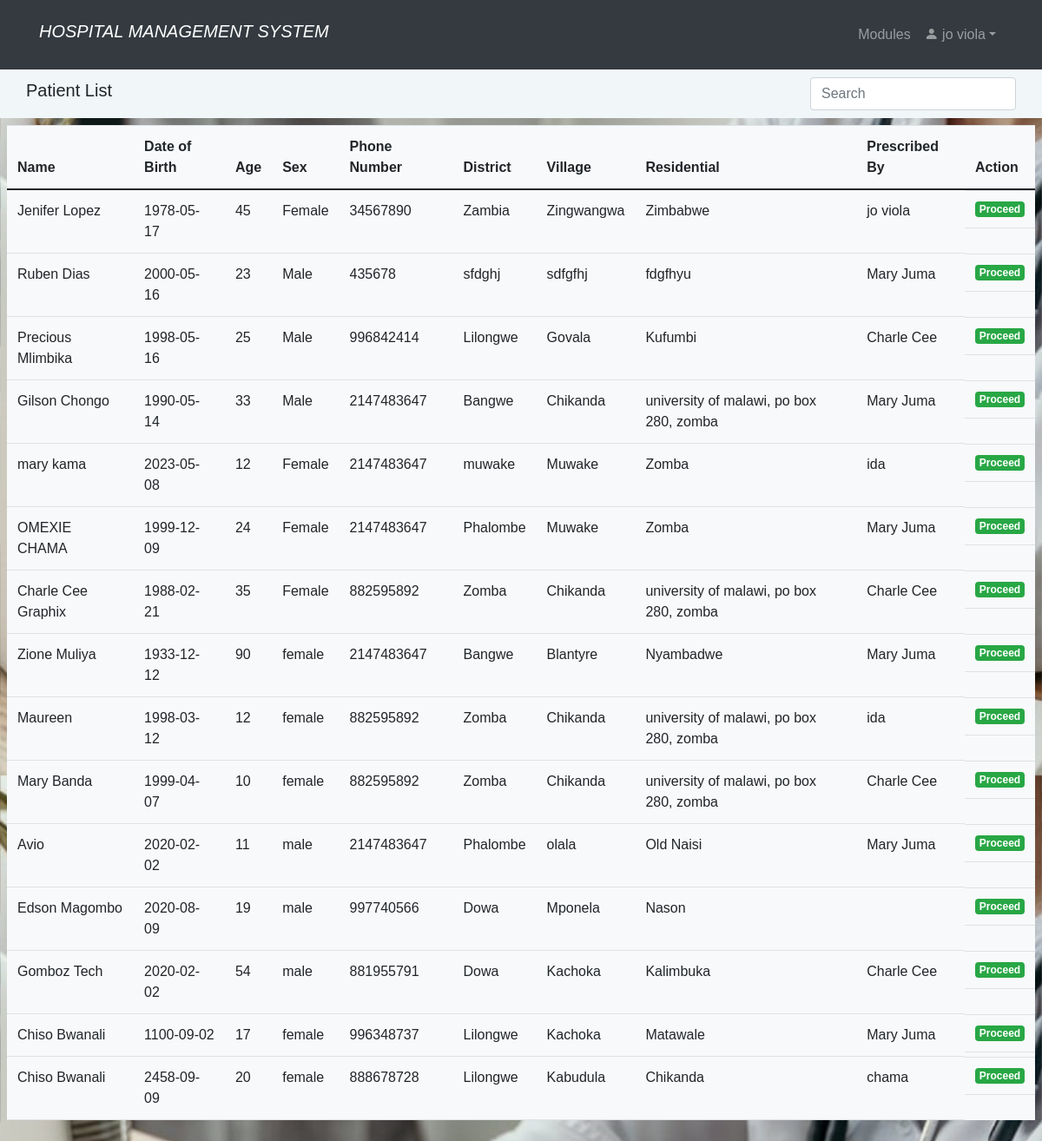
/consultant_list.php (signed in), run on an earlier commit of the app's database.
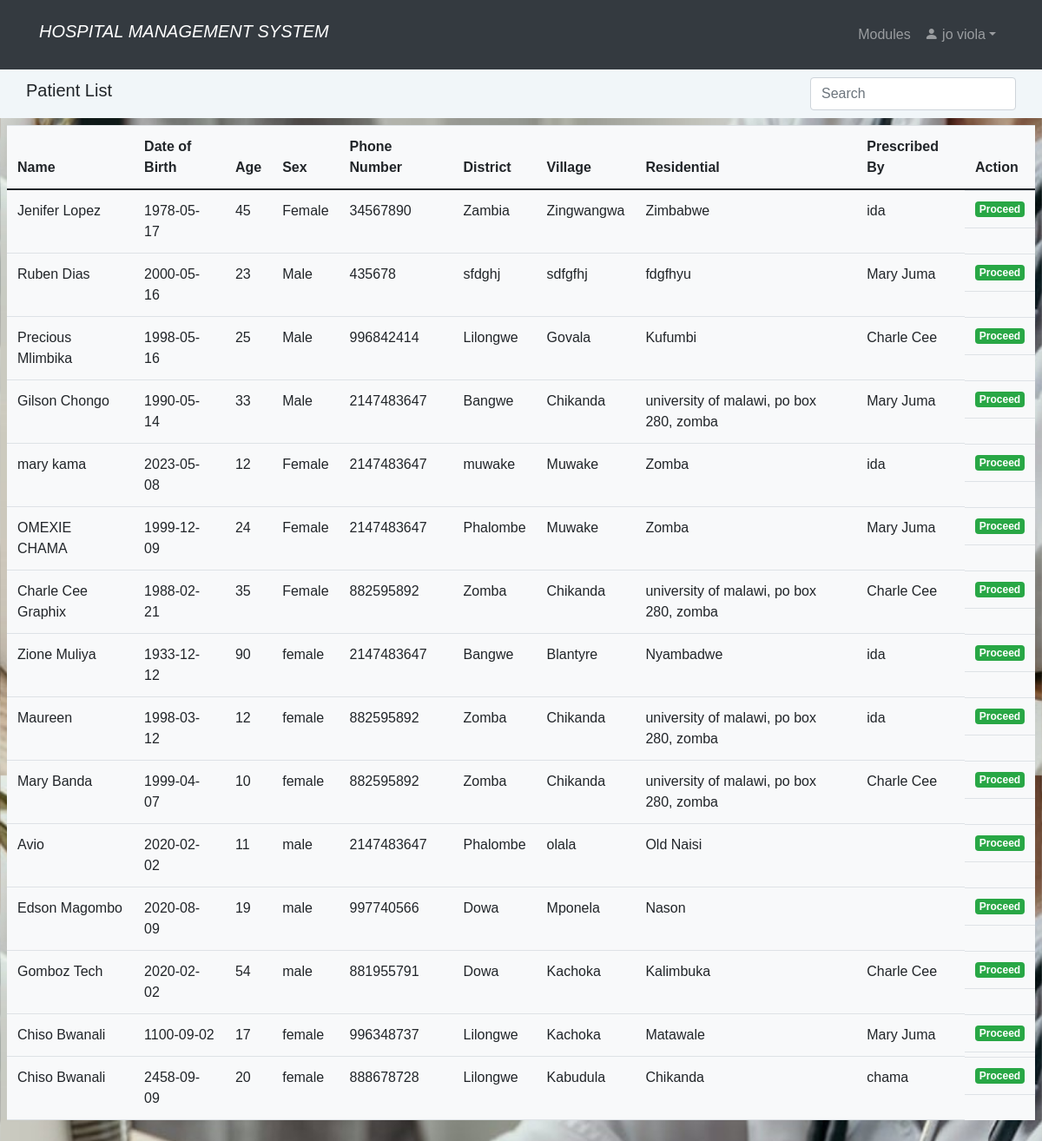
And on a later commit of the database.
### tables this page shows
CREATE TABLE `patient` (
  `id` int(11) NOT NULL,
  `name` varchar(100) NOT NULL,
  `date` date NOT NULL,
  `gender` varchar(10) NOT NULL,
  `age` int(2) NOT NULL,
  `phoneNumber` int(10) NOT NULL,
  `district` varchar(100) NOT NULL,
  `village` varchar(100) NOT NULL,
  `residential` varchar(100) NOT NULL,
  `others` text DEFAULT NULL,
  `symptoms` text DEFAULT NULL,
  `measurement` text DEFAULT NULL,
  `examination` text DEFAULT NULL,
  `disease` text DEFAULT NULL,
  `bio_history` text DEFAULT NULL,
  `drug` text NOT NULL,
  `dosage` text NOT NULL,
  `drug_given_by` text NOT NULL,
  `discharge_status` text DEFAULT NULL,
  `drug_status` text NOT NULL,
  `prescribed_by` text DEFAULT NULL,
  `prescribed_on` text DEFAULT NULL,
  `total_bills` int(15) DEFAULT NULL,
  `status` text NOT NULL DEFAULT 'not paid',
  `tests` text DEFAULT NULL,
  `ward_bed` text DEFAULT NULL,
  `discharge_date` date DEFAULT NULL,
  `lab_results` text DEFAULT NULL,
  `lab_price` int(30) DEFAULT NULL,
  `rad_price` int(30) DEFAULT NULL
);

### consultant_list.php (the view, shortened to what this page needs)
<?php
if (isset($_SESSION['id']) && isset($_SESSION['uname'])){
  include "unavbar.php";
        ?>
<!DOCTYPE html>
<html>
<head>
	<link rel="stylesheet" href="https://maxcdn.bootstrapcdn.com/bootstrap/4.5.2/css/bootstrap.min.css">
	<link rel="stylesheet" href="home.css"/>
</head>
<body>
   <nav class="navbar navbar-expand py-1"style="background-color:#F1F6F9;" >
            <div class="container">
			<h5 class="navbar-brand"> Patient List</h5>
                <div class="collapse navbar-collapse" id="navmenu">
                    <ul class="navbar-nav ms-auto">
                        <li class="nav-item dropdown">
                        <input class="form-control me-1" id="myInput" style="width:100%; max-width:20rem" type="text" placeholder="Search" aria-label="Search">
                        </li>
                    </ul>
                </div>
            </div>
        </nav>
	<div class="p-2">
		<div class="row">
		<div class="col-md-12">
		<table class="table table-hover bg-light" style="overflow:auto">
                 <thead class="table table-hover">
				<tr>
					<th>Name</th>
					<th>Date of Birth</th>
					<th>Age</th>
					<th>Sex</th>
					<th>Phone Number</th>
					<th>District</th>
					<th>Village</th>
					<th>Residential</th>
					<th>Prescribed By</th>
					<th>Action</th>
					</tr>
			</thead>
			<tbody  id = "myTable">
				<?php
				$conn = new mysqli("localhost", "root", "", "hms");
                $query = "SELECT * FROM patient ORDER BY id DESC";
                $stmt = $conn->prepare($query);
                $stmt->execute();
                $result = $stmt->get_result();
				if ($result->num_rows > 0) {
					while ($row = $result->fetch_assoc()) { ?>
						 <tr>
							<td><?php echo $row["name"]; ?></td>
							<td><?php echo $row["date"]; ?></td>
							<td><?php echo $row["age"]; ?></td>
							<td><?php echo $row["gender"]; ?></td>
							<td><?php echo $row["phoneNumber"]; ?></td>
							<td><?php echo $row["district"]; ?></td>
							<td><?php echo $row["village"]; ?></td>
							<td><?php echo $row["residential"]; ?></td>
							<td><?php echo $row["prescribed_by"]; ?></td>
							<td class='btn-group btn-group-justified'>
									<a href='consulting.php?consult=<?php echo $row["id"]; ?>' class='badge bg-success'>Proceed</a>
							</td>
						</tr>
                      <?php
					}
				} else {
					echo "<tr><td colspan='12' class='text-center'>No patients found</td></tr>";
				}
				?>
			</tbody>
		</table>
	</div>
	</div>
</div>
</body>
</html>
<?php
    }else {
        header("Location: home.php");
        exit();
    }
?>

What changed in the data, as far as the page shows it:
changed patient "Jenifer Lopez": prescribed_by "jo viola" → "ida"
changed patient "Zione Muliya": prescribed_by "Mary Juma" → "ida"
changed patient "Avio": prescribed_by "Mary Juma" → (not shown)
